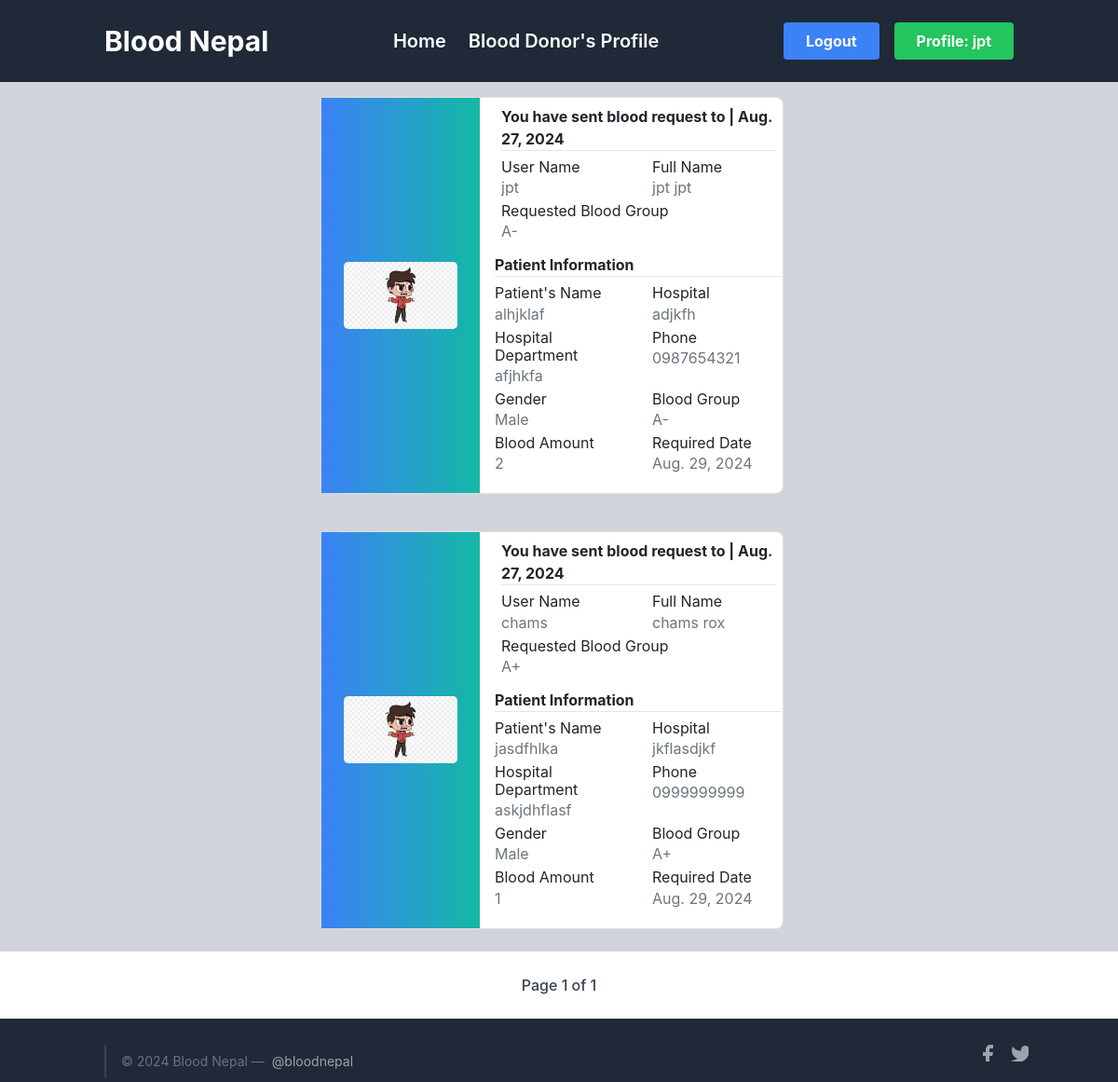
The page /request-sent (signed in) on the database its author committed.
### profile_/models.py (models this page shows, shortened)
class Patient(models.Model):
    user = models.ForeignKey(User, on_delete = models.CASCADE,null= True)
    blood_request_sent_by = models.ForeignKey(SignUp,related_name='sent_by', on_delete=models.SET_NULL, null=True, blank=True)
    blood_request_sent_to = models.ForeignKey(SignUp,related_name='sent_to', on_delete=models.SET_NULL, null=True, blank=False)
    message = models.TextField(max_length = 50, null=True)
    patients_name = models.CharField(max_length = 20)
    hospital = models.CharField(max_length = 20, null=True)
    patients_department = models.CharField(max_length = 120)
    patients_gender = models.CharField(max_length=6, choices= GenderChoices, null=True, default='Male')
    patients_phone = models.CharField(max_length=10, null=True,blank=True)
    patients_blood_group = models.CharField(choices=Blood_Group_Choices,max_length=3,null= True)
    blood_pint = models.IntegerField(null=True)
    required_date = models.DateField(null=True)
    requisition_form = models.ImageField(upload_to = 'patientsForm/')

class SignUp(models.Model):
    user = models.OneToOneField(User, on_delete = models.CASCADE , unique=True)
    full_name = models.CharField(max_length = 120, null=False, blank=False )
    email = models.EmailField( null=False, blank=False)
    phone = models.CharField(max_length=10,null=True)
    gender = models.CharField(max_length=6, choices= GenderChoices , default='Male')
    profile_photo = models.ImageField(upload_to = 'images/')
    location = models.CharField(max_length=40)
    blood_group = models.CharField(choices=Blood_Group_Choices,max_length=3)
    weight = models.IntegerField( null=True, blank=False)
    ready_to_donate = models.CharField(choices=R_CHOICES ,null=True, max_length=4)
    last_donation = models.DateField(null=True)

### profile_/views.py (the view)
# urls.py: path("request-sent", Sent.as_view(), name="request-sent"),
class Sent(ListView):
    context_object_name = 'patients'
    template_name = "profile/sent.html"
    paginate_by = 2
    def get_queryset(self):
        user = self.request.user
        try:
            sign_up = SignUp.objects.get(user=user)
            return Patient.objects.filter(blood_request_sent_by=sign_up)
        except SignUp.DoesNotExist:
            messages.success(self.request, 'You have not requested for blood yet.')
    def get_context_data(self):
        context = super().get_context_data()
        context['username'] = self.request.user.username
        context['current_date'] = timezone.now().date()
        return context

### profile_/templates/profile/sent.html (shortened to what this page needs)
{% extends 'profile/base.html' %}
{% block hero %}
{% for patient in patients %}
<section class="vh-40 bg-gray-300">
  <div class="container py-3 h-15">
    <div class="row d-flex justify-content-center align-items-center h-100">
      <div class="col col-lg-6 mb-2 mb-lg-0">
        <div class="card mb-2" style="border-radius: .5rem;">
          <div class="row g-0">
            <div class="w-1/3 bg-gradient-to-r from-blue-500 to-teal-500 flex items-center justify-center p-4">
              <a href="{{patient.requisition_form.url}}">
                <img src="{{patient.requisition_form.url}}" alt="Profile Photo" class="w-72 h-auto rounded-lg">
              </a>
            </div>
            <div class="col-md-8">
              <div class="card-body p-2">
                <strong>You have sent blood request to | {{current_date}}</strong>
                <hr class="mt-0 mb-1">
                <div class="row pt-1">
                  <div class="col-6 mb-1">
                    <h6>User Name</h6>
                    <p class="text-muted">{{ patient.blood_request_sent_to.user }}</p>
                  </div>
                  <div class="col-6 mb-1">
                    <h6>Full Name</h6>
                    <p class="text-muted">{{ patient.blood_request_sent_to.full_name }}</p>
                  </div>
                  <div class="col-8 mb-1">
                    <h6>Requested Blood Group</h6>
                    <p class="text-muted">{{ patient.blood_request_sent_to.blood_group }}</p>
                  </div>
                  <div class="card-body p-2">
                    <strong>Patient Information</strong>
                <hr class="mt-0 mb-1">
                <div class="row pt-1">
                  <div class="col-6 mb-1">
                    <h6>Patient's Name</h6>
                    <p class="text-muted">{{ patient.patients_name }}</p>
                  </div>
                  <div class="col-6 mb-1">
                    <h6>Hospital</h6>
                    <p class="text-muted">{{ patient.hospital }}</p>
                  </div>
                  <div class="col-6 mb-1">
                    <h6>Hospital Department</h6>
                    <p class="text-muted">{{ patient.patients_department }}</p>
                  </div>
                  <div class="col-6 mb-1">
                    <h6>Phone</h6>
                    <p class="text-muted">{{ patient.patients_phone }}</p>
                  </div>
                  <div class="col-6 mb-1">
                    <h6>Gender</h6>
                    <p class="text-muted">{{ patient.patients_gender}}</p>
                  </div>
                  <div class="col-6 mb-1">
                    <h6>Blood Group</h6>
                    <p class="text-muted">{{ patient.patients_blood_group }}</p>
                  </div>
                  <div class="col-6 mb-1">
                    <h6>Blood Amount</h6>
                    <p class="text-muted">{{ patient.blood_pint }}</p>
                  </div>
                  <div class="col-6 mb-1">
                    <h6>Required Date</h6>
                    <p class="text-muted">{{ patient.required_date }}</p>
                  </div>
                </div>
              </div>
            </div>
          </div>
        </div>
      </div>
    </div>
</div>
</section>
{% endfor %}
{% include "profile/pagination.html" %}
{% endblock %}

### profile_/templates/profile/base.html (shortened to what this page needs)
{% load static %}
<!DOCTYPE html>
<html lang="en">
  <head>
    <script src="https://cdn.tailwindcss.com"></script>
    <link rel="stylesheet" href="https://cdn.jsdelivr.net/npm/bootstrap@4.3.1/dist/css/bootstrap.min.css" />
    <link rel="stylesheet" href="{% static 'blog/css/blog.css' %}" />
    <link rel="stylesheet" href="https://stackpath.bootstrapcdn.com/bootstrap/4.5.2/css/bootstrap.min.css" />
    <link rel="stylesheet" href="https://stackpath.bootstrapcdn.com/bootstrap/4.5.2/css/bootstrap.min.css" />
    <link rel="stylesheet" href="https://cdnjs.cloudflare.com/ajax/libs/font-awesome/6.5.2/css/all.min.css" />
  </head>
  <body class="flex flex-col min-h-screen">
    <header class="bg-gray-800 text-white body-font">
      <div class="container mx-auto flex flex-wrap p-4 items-center justify-between">
        <span class="text-3xl font-bold">Blood Nepal</span>
        <nav class="hidden md:flex space-x-6">
          <a href="{% url 'home' %}" class="hover:text-red-500 text-xl font-semibold">Home</a>
          <a href="{% url 'donor' %}" class="hover:text-red-500 text-xl font-semibold">Blood Donor's Profile</a>
        </nav>
        <div class="flex items-center space-x-4">
          {% if user.is_authenticated %}
            <a href="{% url 'logout' %}">
              <button class="bg-blue-500 hover:bg-blue-700 text-white font-bold py-2 px-4 rounded">Logout</button>
            </a>
            <a href="{% url 'profile' %}">
              <button class="bg-green-500 hover:bg-green-700 text-white font-bold py-2 px-4 rounded">Profile: {{ username }}</button>
            </a>
          {% else %}
            {% block loginbar %}
              <a href="{% url 'home' %}">
                <button class="bg-gray-600 hover:bg-gray-700 text-white font-bold py-2 px-4 rounded">Login</button>
              </a>
            {% endblock %}
          {% endif %}
        </div>
      </div>
    </header>
    {% block hero %}
    {% endblock %}
  {% block footer %}
  <footer class="bg-gray-800 text-gray-300 mt-auto">
    <div class="container px-2 py-1 mx-auto flex items-center sm:flex-row flex-col">
      <p class="text-sm text-gray-500 sm:ml-4 sm:pl-4 sm:border-l-2 sm:border-gray-700 sm:py-2 sm:mt-0 mt-4">
        © 2024 Blood Nepal —
        <a href="/" class="text-gray-400 hover:text-gray-200 ml-1" rel="noopener noreferrer" target="_blank">@bloodnepal</a>
      </p>
      <span class="inline-flex sm:ml-auto sm:mt-0 mt-1 justify-center sm:justify-start">
        <a class="text-gray-400 hover:text-blue-500" href="/">
          <svg fill="currentColor" stroke-linecap="round" stroke-linejoin="round" stroke-width="2" class="w-5 h-5" >
            <path d="M18 2h-3a5 5 0 00-5 5v3H7v4h3v8h4v-8h3l1-4h-4V7a1 1 0 011-1h3z"></path>
          </svg>
        </a>
        <a class="ml-3 text-gray-400 hover:text-blue-500" href="/">
          <svg fill="currentColor" stroke-linecap="round" stroke-linejoin="round" stroke-width="2" class="w-5 h-5" >
            <path d="M23 3a10.9 10.9 0 01-3.14 1.53 4.48 4.48 0 00-7.86 3v1A10.66 10.66 0 013 4s-4 9 5 13a11.64 11.64 0 01-7 2c9 5 20 0 20-11.5a4.5 4.5 0 00-.08-.83A7.72 7.72 0 0023 3z"></path>
          </svg>
        </a>
      </span>
    </div>
  </footer>
  {% endblock %}
  </body>
  </html>

### rows shown on the page
Patient: requisition_form (picture), current_date "Aug. 27, 2024", blood_request_sent_to.user "jpt", blood_request_sent_to.full_name "jpt jpt", blood_request_sent_to.blood_group "A-", patients_name "alhjklaf", hospital "adjkfh", patients_department "afjhkfa", patients_phone "0987654321", patients_gender "Male", patients_blood_group "A-", blood_pint "2", required_date "Aug. 29, 2024"
Patient: requisition_form (picture), current_date "Aug. 27, 2024", blood_request_sent_to.user "chams", blood_request_sent_to.full_name "chams rox", blood_request_sent_to.blood_group "A+", patients_name "jasdfhlka", hospital "jkflasdjkf", patients_department "askjdhflasf", patients_phone "0999999999", patients_gender "Male", patients_blood_group "A+", blood_pint "1", required_date "Aug. 29, 2024"

### other values the page prints
{{ username }} "jpt"
{{ page_obj.number }} "1"
{{ page_obj.paginator.num_pages }} "1"
